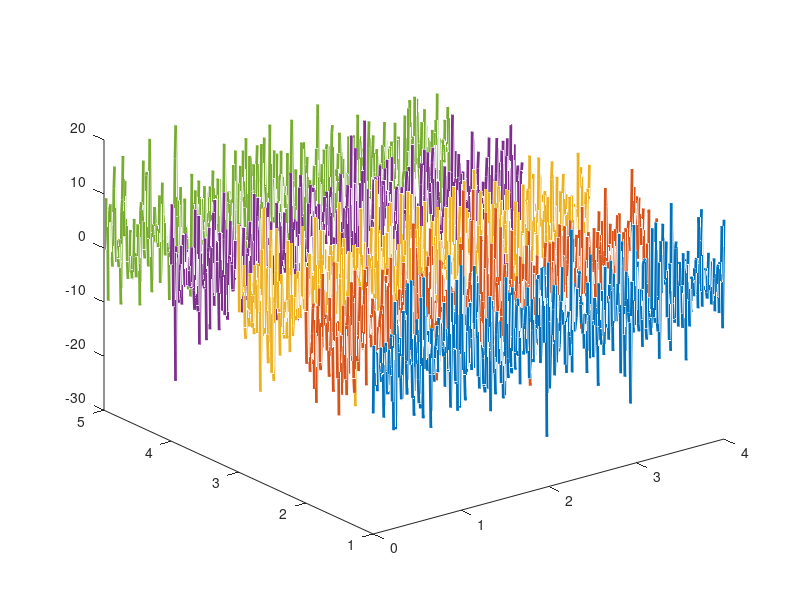
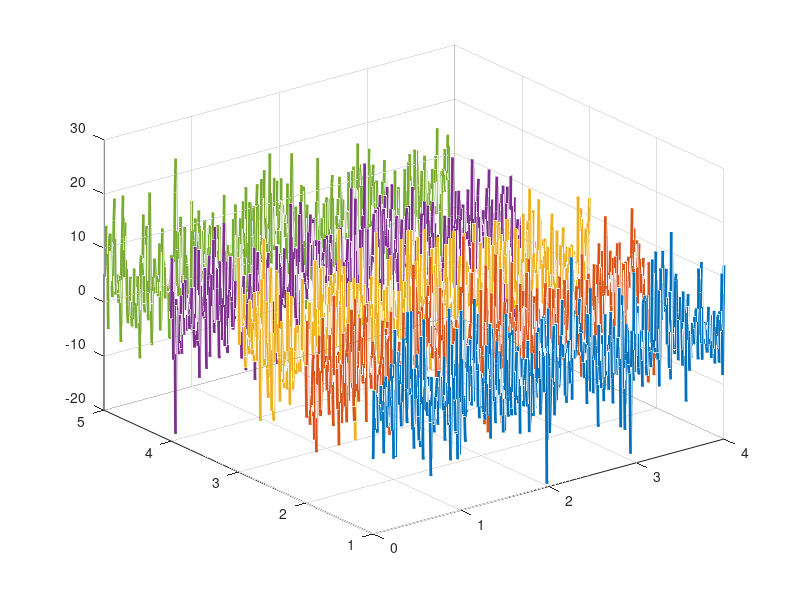
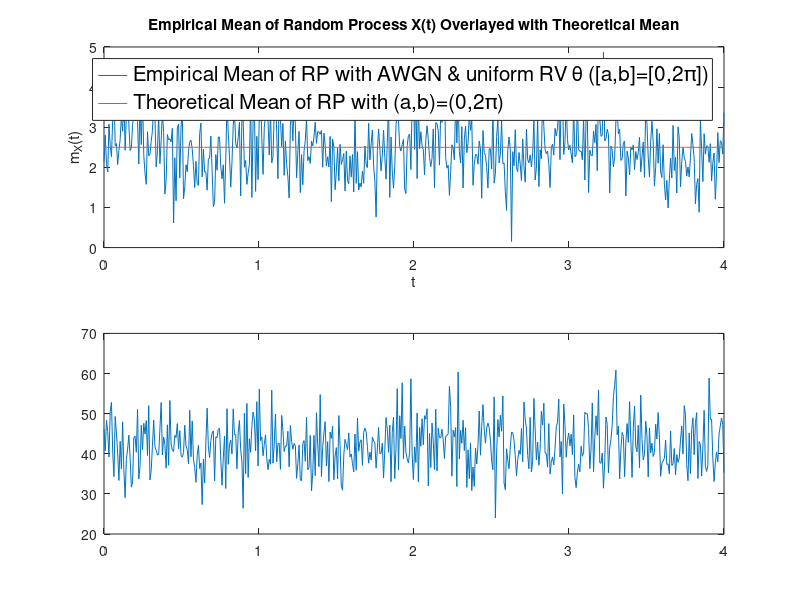

Source code (MATLAB) for these figures, in order:
% Add sections headings with %%
% Add PARAM cases for function
% Vectorize for two intervals (a,b)
% Minor change on line 4!
clear; close all; clc; 
rng('default');
t_start = 0;                    % start time 
t_end = 4;                      % end time
N = 500;                        % number of time instances
t = linspace(t_start,t_end,N);  % time (s)

% Problem 3
% Generating Z(t) (AWGN)
realizations = 100;             % number of realizations
figure(1)
for ii = 1:realizations
    mu = [0];
    stdev = [2*pi]; 
    Zt(ii,:) = mu + stdev.*randn(1,length(t)); 
    % Only plot first 5 realizations 
    if ii < 6
        plot3(t,ii*ones(1,length(t)),Zt(ii,:),'LineWidth',2); hold on;
    end
end

wt = Zt; 

% Problem 3 (cont)
% Generating X(t) (cosine + AWGN)
A = 5; 
a = [0]; 
b = [2*pi];
figure(2)
Xt = zeros(realizations,N);    % preallocate
for ii = 1:realizations
    theta = a + (b-a).*rand(1,1); 
    Xt(ii,:) = A*(cos(pi.*t + theta*ones(1,length(t)))).^2+wt(ii,:); 
    if ii < 6
        plot3(t,ii*ones(1,length(t)),Xt(ii,:),'LineWidth',2); hold on; 
    end
end
grid on; 

% Problem 4
% Compute mean of RP X(t)
sim_rpmean = (1/realizations)*sum(Xt,1); 
figure(3)
subplot(2,1,1)
plot(t,sim_rpmean); hold on; 
% Overlay plot of theoretical mean (later variance)
for ii = 1:length(a)
    theor_rpmean = (A/(4*(b-a)))*...
        (sin(2*b+2*pi.*t)-sin(2*a+2*pi.*t))+A/2;
    plot(t,theor_rpmean);hold on; 
end
title('Empirical Mean of Random Process X(t) Overlayed with Theoretical Mean')
xlabel('t'); ylabel('m_{X}(t)'); 
% May need to change theta for theoretical...
h1_legend = legend('Empirical Mean of RP with AWGN & uniform RV \theta ([a,b]=[0,2\pi])','Theoretical Mean of RP with (a,b)=(0,2\pi)');
set(h1_legend,'FontSize',15);

% Problem 4 (cont)
% Compute variance of RP X(t)
sim_rpvariance = var(Xt,1); 
subplot(2,1,2)
plot(t,sim_rpvariance); hold on; 
% Overlay plot of theoretical variance
% % Need to do theoretical math for variance
% for ii = 1:length(a)
%     theor_rpmean = (A/(4*(b-a)))*...
%         (sin(2*b+2*pi.*t)-sin(2*a+2*pi.*t))+A/2;
%     plot(t,theor_rpmean);hold on; 
% end
% title('Empirical Variance of Random Process X(t) Overlayed with Theoretical Variance')
% % Need to change ylabel
% xlabel('t'); ylabel('Variance'); 
% % May need to change theta for theoretical...
% h2_legend = legend('Empirical Variance of RP with AWGN & uniform RV \theta ([a,b]=[0,2\pi])',...
%     'Theoretical Variance of RP with (a,b)=(0,2\pi)');
% set(h2_legend,'FontSize',15);
